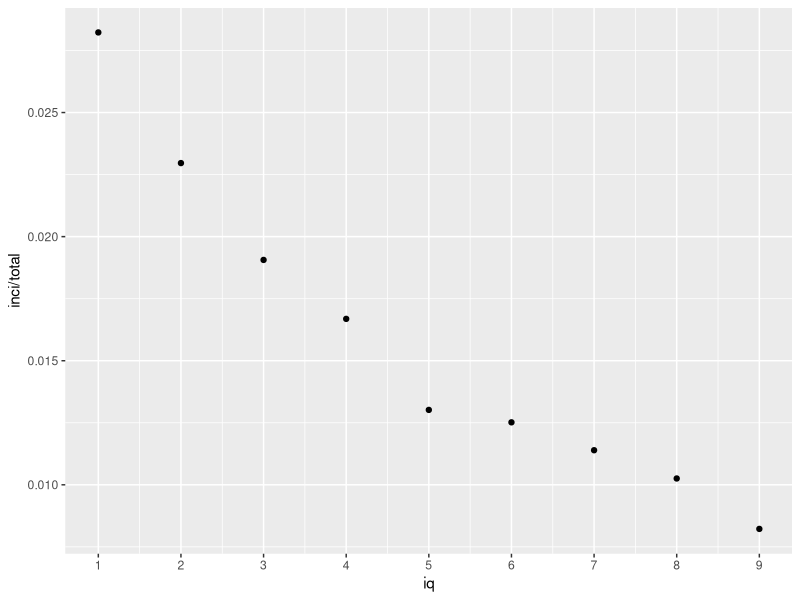

Generate this figure with R:

IQMORTALITY = data.frame(
	iq = 1:9,
	inci = c(812, 1538, 1971, 2516, 2853, 2148, 1478, 824, 358),
total = c(28766, 66975, 103402, 150780, 219147, 171591, 129719, 80348, 43534))

library(ggplot2)
ggplot(IQMORTALITY, aes(iq, inci/total)) + geom_point() + scale_x_continuous(breaks = 1:9)
